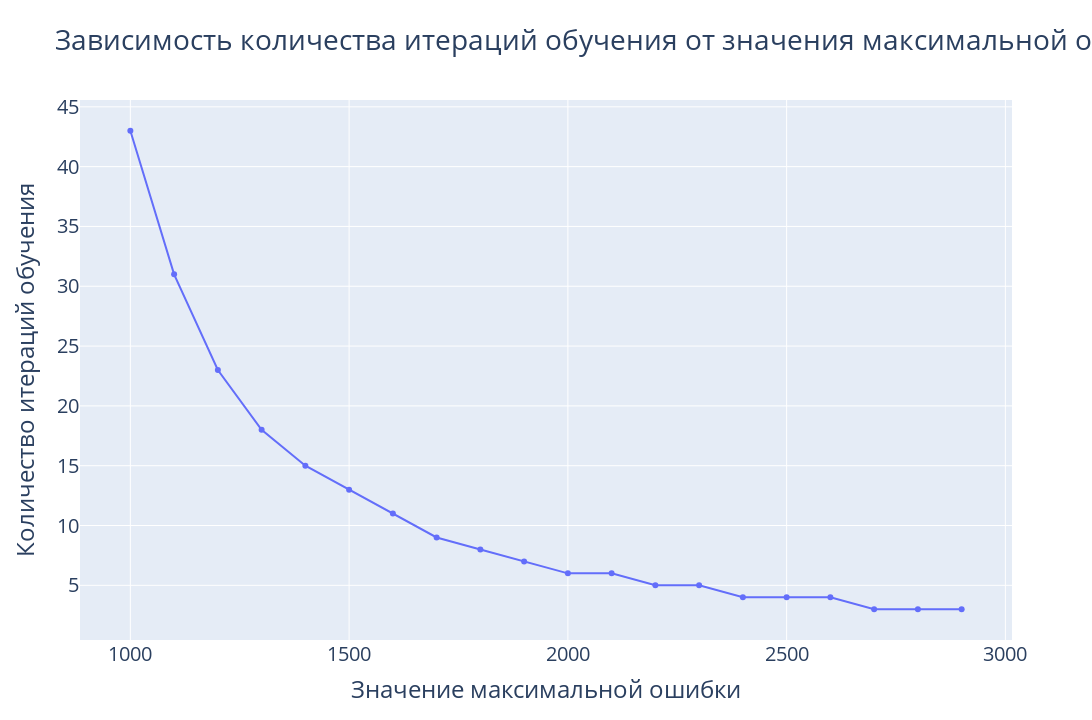

Notebook cell for this chart:
### Markdown cell above
## Relationship between max error and epochs

### Code cell
max_errors = list(range(1000, 3000, 100))
epochs_amount: list[int] = []
for err in max_errors:    
    dl = LRNN(n, 50, 0.001)
    dl.train(train, 15000, learn_by_loss=True, max_loss=err)
    epochs_amount.append(dl.epoch)
fig = go.Figure()
fig.add_trace(go.Scatter(x=max_errors, y=epochs_amount, mode='lines+markers'))
fig.update_layout(title='Зависимость количества итераций обучения от значения максимальной ошибки',
                  xaxis_title='Значение максимальной ошибки',
                  yaxis_title='Количество итераций обучения',
                  height=720, width=1280,
                  font=dict(size=20))
fig.show()

### Figure 1 — Plotly figure (JSON) as saved in the notebook; plotly's stock layout.template omitted (floating-point values rounded to 4 significant figures)
{"data": [{"mode": "lines+markers", "type": "scatter", "x": [1000, 1100, 1200, 1300, 1400, 1500, 1600, 1700, 1800, 1900, 2000, 2100, 2200, 2300, 2400, 2500, 2600, 2700, 2800, 2900], "y": [43, 31, 23, 18, 15, 13, 11, 9, 8, 7, 6, 6, 5, 5, 4, 4, 4, 3, 3, 3]}], "layout": {"font": {"size": 20}, "height": 720, "title": {"text": "Зависимость количества итераций обучения от значения максимальной ошибки"}, "width": 1280, "xaxis": {"title": {"text": "Значение максимальной ошибки"}}, "yaxis": {"title": {"text": "Количество итераций обучения"}}}}
